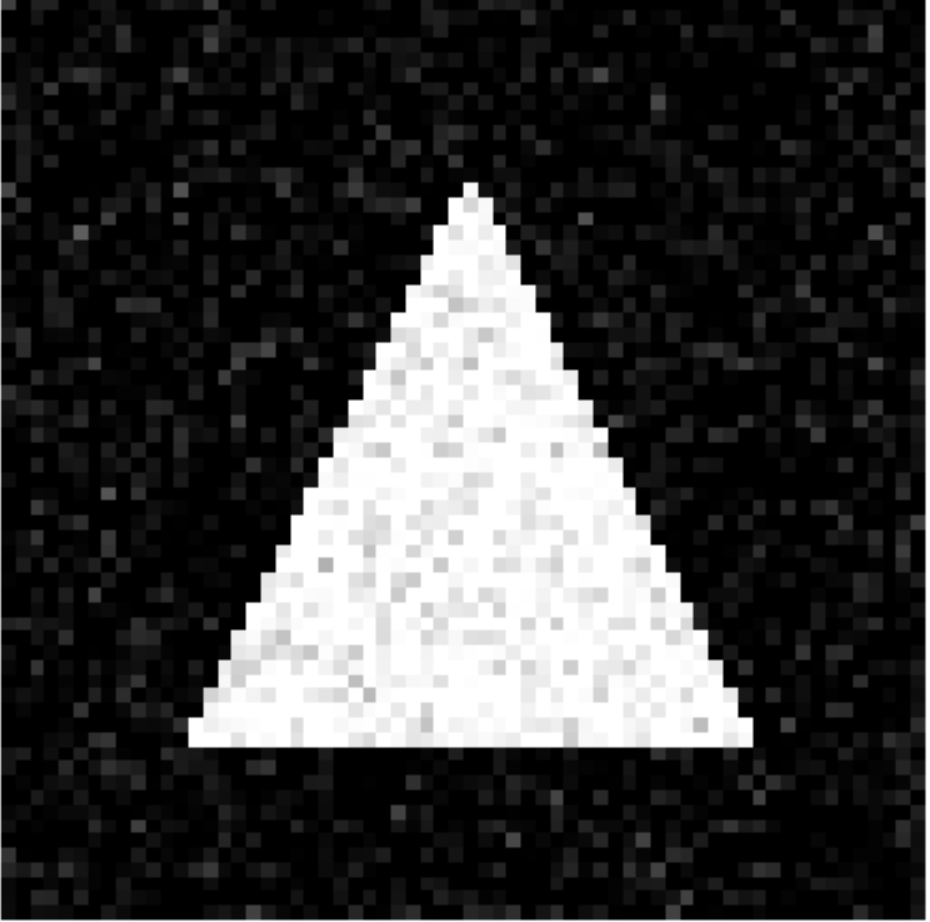
#> input picture Neural_Networks/shape/proj/test_img/test_1.png, 930 x 922 px
$ python -i full_code.py   (imports and definitions only)
#> lines starting #> are read from the running program, lines starting #| are printed output that depends on the picture
import numpy as np
import matplotlib.pyplot as plt
from sklearn.model_selection import train_test_split
from sklearn.preprocessing import StandardScaler
import cv2
import random
from ipywidgets import Button, Output, VBox
from IPython.display import display, clear_output

# ----------------------------
# Adaline Class
# ----------------------------

class Adaline:
    # [35 lines left out: functions __init__, fit, not called in this run]

    def net_input(self, X):
        # Calculate the linear combination of weights and inputs
        return np.dot(X, self.weights[1:]) + self.weights[0]

    def activation(self, X):
        # Linear activation function (identity function for Adaline)
        return X

    def predict(self, X):
        # Make binary predictions based on a threshold
        return np.where(self.activation(self.net_input(X)) >= 0.5, 1, 0)

# ----------------------------
# Madaline Class
# ----------------------------
class Madaline:
    def __init__(self, n_adalines=3, learning_rate=0.00001, n_iterations=485):
        self.n_adalines = n_adalines
        self.adalines = [Adaline(learning_rate, n_iterations) for _ in range(n_adalines)]

    # [10 lines left out: functions fit, predict, not called in this run]

# ----------------------------
# Shape Generation
# ----------------------------
def generate_shape(shape_type, image_size=64, noise_level=0.1):
    """Generate a simple shape image with noise."""
    image = np.zeros((image_size, image_size), dtype=np.uint8)
    center = (image_size // 2, image_size // 2)
    size = int(image_size * 0.3)

    if shape_type == 'circle':
        cv2.circle(image, center, size, 255, -1)
    elif shape_type == 'square':
        top_left = (center[0] - size, center[1] - size)
        bottom_right = (center[0] + size, center[1] + size)
        cv2.rectangle(image, top_left, bottom_right, 255, -1)
    elif shape_type == 'triangle':
        points = np.array([
            [center[0], center[1] - size],
            [center[0] - size, center[1] + size],
            [center[0] + size, center[1] + size]
        ], np.int32)
        cv2.fillPoly(image, [points], 255)
    elif shape_type == 'pentagon':
        points = np.array([
            [center[0], center[1] - size],
            [center[0] - size, center[1] - size // 2],
            [center[0] - size // 2, center[1] + size],
            [center[0] + size // 2, center[1] + size],
            [center[0] + size, center[1] - size // 2]
        ], np.int32)
        cv2.fillPoly(image, [points], 255)
    elif shape_type == 'hexagon':
        points = np.array([
            [center[0] - size, center[1]],
            [center[0] - size // 2, center[1] - size],
            [center[0] + size // 2, center[1] - size],
            [center[0] + size, center[1]],
            [center[0] + size // 2, center[1] + size],
            [center[0] - size // 2, center[1] + size]
        ], np.int32)
        cv2.fillPoly(image, [points], 255)

    noise = np.random.normal(0, noise_level, image.shape)
    noisy_image = image + noise * 255
    return np.clip(noisy_image, 0, 255).astype(np.uint8)

def create_dataset(n_samples=485):
    """Create a dataset of shapes."""
#> called with n_samples = 485
    X = []
    y = []
    shapes = ['circle', 'square', 'triangle', 'pentagon', 'hexagon']
    for _ in range(n_samples):
        shape = random.choice(shapes)
        image = generate_shape(shape)
        X.append(image.flatten())
        y.append([1 if shape == s else 0 for s in shapes])
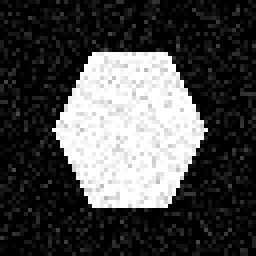
#> image: shape (64, 64) (shown 4 times larger); min 0, max 255, mean 74.2
    return np.array(X), np.array(y)

# ----------------------------
# Helper Functions
# ----------------------------

def predict_shape(image, models):
    """Predict the shape using improved feature extraction."""
    processed_image, circularity = preprocess_image(image)
    image_scaled = scaler.transform([processed_image.flatten()])

    predictions = {}
    for shape, model in models.items():
        adaline_pred = float(model['adaline'].predict(image_scaled)[0])
        madaline_pred = float(model['madaline'].predict(image_scaled)[0])
        base_prob = (adaline_pred + madaline_pred) / 2

        # Adjust probabilities based on circularity
        if shape == 'circle' and circularity > 0.9:
            base_prob = max(base_prob, 0.9)
        elif shape == 'square' and circularity > 0.9:
            base_prob *= 0.1

        predictions[shape] = base_prob

    # Normalize probabilities
    total = sum(predictions.values())
    if total > 0:
        predictions = {k: v/total for k, v in predictions.items()}

    return max(predictions.items(), key=lambda x: x[1])[0]

def calculate_accuracy():
    """Calculate the accuracy of the models."""
    correct = 0
    total = len(X_test)
    for i in range(total):
        actual_shape = shapes[np.argmax(y_test[i])]
        predicted_shape = predict_shape(X_test[i].reshape(64, 64), shape_models)
        if actual_shape == predicted_shape:
            correct += 1
    return correct / total
from ipywidgets import FileUpload
from PIL import Image
import io

# Widget for uploading an image
upload = FileUpload(accept='image/*', multiple=False)
# [1 line that did not run here, left out]


def enhance_image_preprocessing(image_array):
    """
    Enhanced image preprocessing with better feature extraction
    """
    # Ensure proper image scaling
    image_array = cv2.normalize(image_array, None, 0, 255, cv2.NORM_MINMAX)

    # Apply Gaussian blur to reduce noise
    blurred = cv2.GaussianBlur(image_array, (5, 5), 0)

    # Use adaptive thresholding for better binarization
    binary = cv2.adaptiveThreshold(
        blurred,
        255,
        cv2.ADAPTIVE_THRESH_GAUSSIAN_C,
        cv2.THRESH_BINARY_INV,
        11,
        2
    )

    # Clean up the binary image
    kernel = np.ones((3,3), np.uint8)
    binary = cv2.morphologyEx(binary, cv2.MORPH_CLOSE, kernel)
    binary = cv2.morphologyEx(binary, cv2.MORPH_OPEN, kernel)

    # Find contours
    contours, _ = cv2.findContours(binary, cv2.RETR_EXTERNAL, cv2.CHAIN_APPROX_SIMPLE)

    if not contours:
        return image_array, {
            'circularity': 0,
            'corners': 0,
            'aspect_ratio': 1,
            'convexity': 0
        }

    # Get the largest contour
    largest_contour = max(contours, key=cv2.contourArea)

    # Calculate shape features
    area = cv2.contourArea(largest_contour)
    perimeter = cv2.arcLength(largest_contour, True)
    hull = cv2.convexHull(largest_contour)
    hull_area = cv2.contourArea(hull)

    # Calculate shape metrics
    circularity = 4 * np.pi * area / (perimeter * perimeter) if perimeter > 0 else 0
    convexity = area / hull_area if hull_area > 0 else 0

    # Approximate the contour to count corners
    epsilon = 0.04 * perimeter
    approx = cv2.approxPolyDP(largest_contour, epsilon, True)
    corners = len(approx)

    # Calculate aspect ratio
    x, y, w, h = cv2.boundingRect(largest_contour)
    aspect_ratio = float(w)/h if h > 0 else 1

    # Create feature image
    feature_image = np.zeros_like(binary)
    cv2.drawContours(feature_image, [largest_contour], -1, 255, -1)

    features = {
        'circularity': circularity,
        'corners': corners,
        'aspect_ratio': aspect_ratio,
        'convexity': convexity
    }

    return feature_image, features

# [114 lines left out: functions improved_predict_shape, improved_image_upload_handler, not called in this run]
# ----------------------------
# Main Program
# ----------------------------
# [1 line not run here, left out]
X, y = create_dataset(485)
X_train, X_test, y_train, y_test = train_test_split(X, y, test_size=0.2, random_state=42)
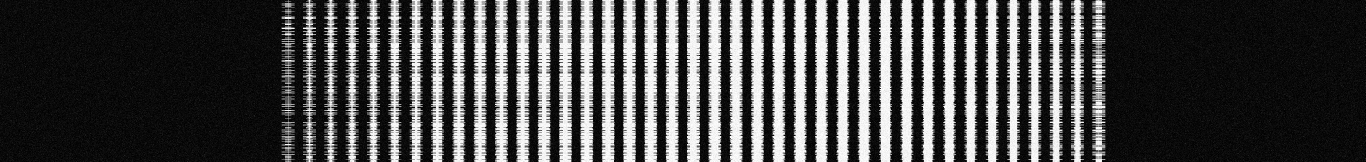
#> X: shape (485, 4096) (shown at 1/3 size); min 0, max 255, mean 73.7
scaler = StandardScaler()
X_train_scaled = scaler.fit_transform(X_train)
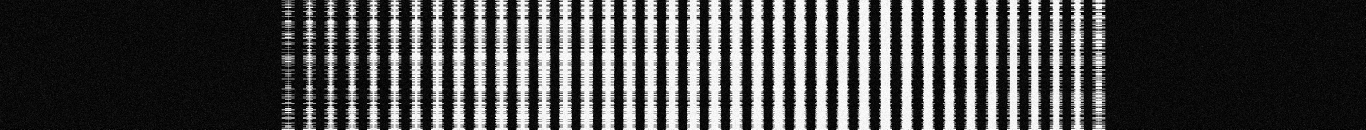
#> X_train: shape (388, 4096) (shown at 1/3 size); min 0, max 255, mean 73.3
X_test_scaled = scaler.transform(X_test)

shapes = ['circle', 'square', 'triangle', 'pentagon', 'hexagon']
shape_models = {}

# [7 lines not run here, left out]

# [1 line that did not run here, left out]
# [1 line not run here, left out]

# ----------------------------
# Interactive Buttons for Colab
# ----------------------------
output = Output()

# [50 lines left out: functions generate_shape_and_test, view_accuracy_and_plot, exit_program, not called in this run]

button1 = Button(description="Generate and Test Random Shape")
# [1 line not run here, left out]

button2 = Button(description="View Model Accuracy and Errors")
# [1 line not run here, left out]

button3 = Button(description="Exit")
# [1 line not run here, left out]

# Upload and output widgets
upload = FileUpload(accept='image/*', multiple=False)
# [3 lines not run here, left out]

>>> import cv2
>>> picture = cv2.imread('test_img/test_1.png')
#> picture is the input picture: shape (922, 930, 3); min 0, max 255, mean 57.2
>>> result = enhance_image_preprocessing(picture)
#> (the run stopped early here; a loop or call above may not have finished)
